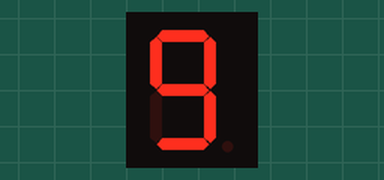
This sketch was run on a simulated Arduino Uno, built with avr-gcc and run on an emulated ATmega328P. Shown: 1-digit seven-segment display. Wiring (inferred from the names in the program): 1-digit 7-segment display, segments lit when HIGH: segments pin 5, pin 6, pin 8, pin 9, pin 10, pin 4, pin 3, pin 7. The segment pins are drawn as the display they are named for.

Above: at 0.1 s.
At 1.1 s:
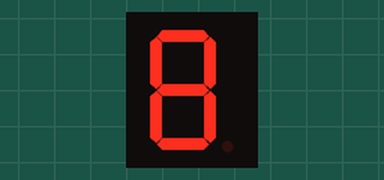
At 2.1 s:
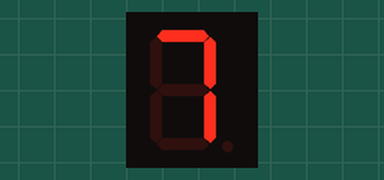
At 4.1 s:
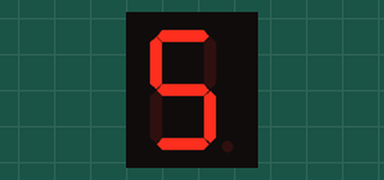
At 6.1 s:
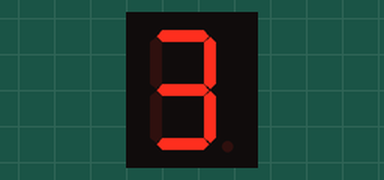
At 9.1 s:
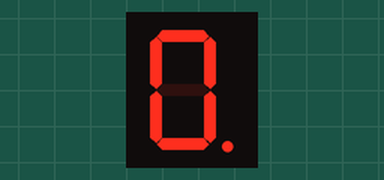

Measured:
- by itself, everything shown: repeats every 10.0 s, in 10 steps
- what the display in image 1 shows lasts 1.0 s, from 1.0 s to 2.0 s

The sketch:

decade_down_counter.ino
```cpp
// C++ code
//
int DP=7;
int A=5;
int B=6;
int C=8;
int D=9;
int E=10;
int F=4;
int G=3;
int delaytime=1000;
void setup()
{
  pinMode(DP,OUTPUT);
  pinMode(A,OUTPUT);
  pinMode(B,OUTPUT);
  pinMode(C,OUTPUT);
  pinMode(D,OUTPUT);
  pinMode(E,OUTPUT);
  pinMode(F,OUTPUT);
  pinMode(G,OUTPUT);

}

void loop()
{
  //number 9
  digitalWrite(DP,LOW);
  digitalWrite(A,HIGH);
  digitalWrite(B,HIGH);
  digitalWrite(C,HIGH);
  digitalWrite(D,HIGH);
  digitalWrite(E,LOW);
  digitalWrite(F,HIGH);
  digitalWrite(G,HIGH);
  delay(delaytime);

  //number 8
  digitalWrite(A,HIGH);
  digitalWrite(B,HIGH);
  digitalWrite(C,HIGH);
  digitalWrite(D,HIGH);
  digitalWrite(E,HIGH);
  digitalWrite(F,HIGH);
  digitalWrite(G,HIGH);
  delay(delaytime);

  //number 7
  digitalWrite(A,HIGH);
  digitalWrite(B,HIGH);
  digitalWrite(C,HIGH);
  digitalWrite(D,LOW);
  digitalWrite(E,LOW);
  digitalWrite(F,LOW);
  digitalWrite(G,LOW);
  delay(delaytime);

  //number 6
  digitalWrite(A,HIGH);
  digitalWrite(B,LOW);
  digitalWrite(C,HIGH);
  digitalWrite(D,HIGH);
  digitalWrite(E,HIGH);
  digitalWrite(F,HIGH);
  digitalWrite(G,HIGH);
  delay(delaytime);

  //number 5
  digitalWrite(A,HIGH);
  digitalWrite(B,LOW);
  digitalWrite(C,HIGH);
  digitalWrite(D,HIGH);
  digitalWrite(E,LOW);
  digitalWrite(F,HIGH);
  digitalWrite(G,HIGH);
  delay(delaytime);

  //number 4
  digitalWrite(A,LOW);
  digitalWrite(B,HIGH);
  digitalWrite(C,HIGH);
  digitalWrite(D,LOW);
  digitalWrite(E,LOW);
  digitalWrite(F,HIGH);
  digitalWrite(G,HIGH);
  delay(delaytime);

  //number 3
  digitalWrite(A,HIGH);
  digitalWrite(B,HIGH);
  digitalWrite(C,HIGH);
  digitalWrite(D,HIGH);
  digitalWrite(E,LOW);
  digitalWrite(F,LOW);
  digitalWrite(G,HIGH);
  delay(delaytime);

  //number 2
  digitalWrite(A,HIGH);
  digitalWrite(B,HIGH);
  digitalWrite(C,LOW);
  digitalWrite(D,HIGH);
  digitalWrite(E,HIGH);
  digitalWrite(F,LOW);
  digitalWrite(G,HIGH);
  delay(delaytime);

  //number 1
  digitalWrite(A,LOW);
  digitalWrite(B,HIGH);
  digitalWrite(C,HIGH);
  digitalWrite(D,LOW);
  digitalWrite(E,LOW);
  digitalWrite(F,LOW);
  digitalWrite(G,LOW);
  delay(delaytime);

  //number 0
  digitalWrite(DP,HIGH);
  digitalWrite(A,HIGH);
  digitalWrite(B,HIGH);
  digitalWrite(C,HIGH);
  digitalWrite(D,HIGH);
  digitalWrite(E,HIGH);
  digitalWrite(F,HIGH);
  digitalWrite(G,LOW);
  delay(delaytime);

}
```
